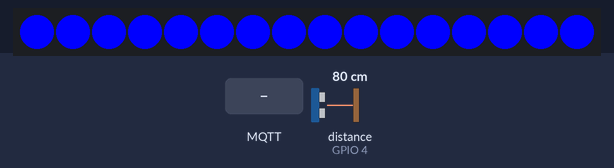
Simulated run of this sketch. Board: ESP32. Parts: 16 RGB LEDs in strip order, left to right. Wiring (inferred from the names in the program): ultrasonic range finder: trigger GPIO 2; echo GPIO 4. The test bench sets the inputs (shaded band); at power-on: distance to the obstacle (sensor on GPIO 4) 80 cm. The echo pulse lasts 58.3 µs per cm; WiFi joins after 1.5 s; servers stay silent unless stated; no MQTT or app messages arrive unless stated; what the sketch prints to the serial monitor is not drawn.

Above: at 0.6 s.
At 2.7 s:
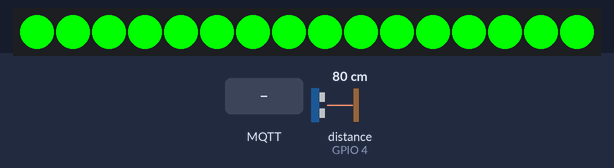
2.8 s: distance to the obstacle (sensor on GPIO 4) set to 56 cm
4.3 s: distance to the obstacle (sensor on GPIO 4) set to 45 cm
At 5.0 s:
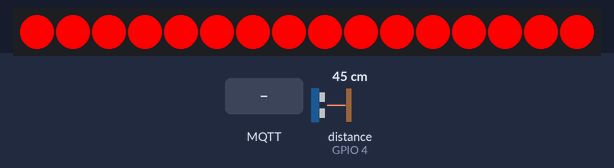
6.0 s: MQTT message "reserved" arrives on the first subscribed topic
8.1 s: distance to the obstacle (sensor on GPIO 4) set to 60 cm
At 9.1 s:
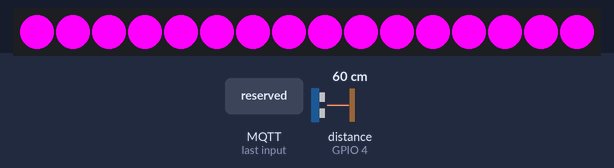
9.6 s: distance to the obstacle (sensor on GPIO 4) set to 2 cm
At 10.8 s:
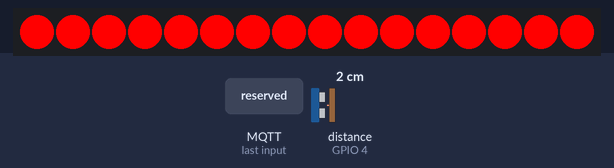
11.1 s: distance to the obstacle (sensor on GPIO 4) set to 120 cm
At 11.4 s:
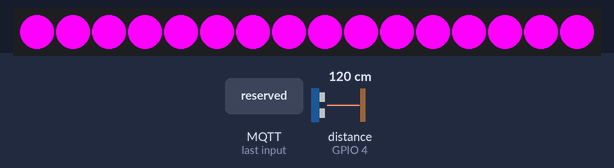
Timing chart, 0 to 13.6 s (numbered marks = the images above; inputs shaded):
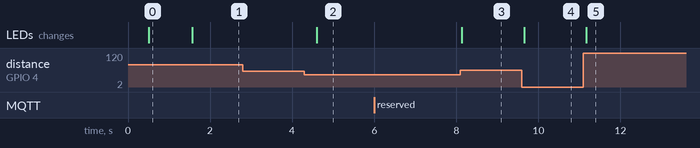

Measured:
- the behaviour switches between 51 and 50 cm on distance to the obstacle (sensor on GPIO 4) (found by bisection; images 1 and 2)
- after the input at 2.8 s, every drawn part: stays the same
- after the input at 4.3 s, the LEDs: change after 0.30 s (image 2)
- after the input at 6.0 s, every drawn part: stays the same
- after the input at 8.1 s, the LEDs: change at once (image 3)
- after the input at 9.6 s, the LEDs: change after 0.06 s (image 4)
- after the input at 11.1 s, the LEDs: change after 0.07 s (image 5)
- what the display in image 0 shows lasts 1.1 s, from 0.5 s to 1.6 s

The sketch:

parking_spot_3.ino
```cpp
#include <WiFi.h>
#include <PubSubClient.h>
#include <Adafruit_NeoPixel.h>

// ====== USER CONFIG ======
#define WIFI_SSID     "YOUR WIFI"
#define WIFI_PASS     "PASSWORD"

//  spot ID
#define SPOT_ID 4

// MQTT broker
#define MQTT_HOST     "COMPUTER IP"
#define MQTT_PORT     1883

// Pins
#define LED_PIN   15
#define NUMPIXELS 16
#define TRIG_PIN   2
#define ECHO_PIN   4

#define DIST_THRESHOLD_CM 50

Adafruit_NeoPixel pixels(NUMPIXELS, LED_PIN, NEO_GRB + NEO_KHZ800);
WiFiClient espClient;
PubSubClient mqtt(espClient);

bool reserved = false;

String topicSpot() { return String("parking/spot/") + String(SPOT_ID); }
String topicControl() { return String("parking/control/") + String(SPOT_ID); }

void setAll(uint8_t r, uint8_t g, uint8_t b) {
  for (int i = 0; i < NUMPIXELS; i++) {
    pixels.setPixelColor(i, pixels.Color(r, g, b));
  }
  pixels.show();
}

long readUltrasonicCm() {
  digitalWrite(TRIG_PIN, LOW); delayMicroseconds(3);
  digitalWrite(TRIG_PIN, HIGH); delayMicroseconds(10);
  digitalWrite(TRIG_PIN, LOW);
  long duration = pulseIn(ECHO_PIN, HIGH, 30000);
  if (duration == 0) return -1;
  return (long)(duration * 0.034 / 2.0);
}

void publishStatus(const char* status, float distance) {
  char payload[200];
  snprintf(payload, sizeof(payload),
    "{\"spot\":%d,\"status\":\"%s\",\"distance_cm\":%.1f,\"ip\":\"%s\"}",
    SPOT_ID, status, distance, WiFi.localIP().toString().c_str()
  );
  mqtt.publish(topicSpot().c_str(), payload, true);
  Serial.println(payload);
}

void mqttCallback(char* topic, byte* payload, unsigned int length) {
  String msg;
  for (unsigned int i = 0; i < length; i++) msg += (char)payload[i];
  msg.trim();
  if (msg == "reserved") {
    reserved = true;
  } else if (msg == "clear") {
    reserved = false;
  }
}

void wifiConnect() {
  WiFi.mode(WIFI_STA);
  WiFi.begin(WIFI_SSID, WIFI_PASS);
  Serial.print("WiFi connecting");
  while (WiFi.status() != WL_CONNECTED) {
    delay(500); Serial.print(".");
    setAll(0, 0, 255); // Blue = offline
  }
  Serial.println("\nWiFi connected");
}

void mqttReconnect() {
  while (!mqtt.connected()) {
    String clientId = "esp32-spot-" + String(SPOT_ID);
    if (mqtt.connect(clientId.c_str())) {
      mqtt.subscribe(topicControl().c_str());
      Serial.println("MQTT connected");
    } else {
      delay(2000);
    }
  }
}

void setup() {
  Serial.begin(115200);
  pinMode(TRIG_PIN, OUTPUT);
  pinMode(ECHO_PIN, INPUT);
  pixels.begin();
  pixels.clear();
  pixels.show();

  wifiConnect();
  mqtt.setServer(MQTT_HOST, MQTT_PORT);
  mqtt.setCallback(mqttCallback);
}

void loop() {
  if (WiFi.status() != WL_CONNECTED) {
    setAll(0, 0, 255); // Blue = offline
    wifiConnect();
  }
  if (!mqtt.connected()) mqttReconnect();
  mqtt.loop();

  long d = readUltrasonicCm();
  bool occupied = (d > 0 && d < DIST_THRESHOLD_CM);

  if (reserved) {
    if (occupied) {
      setAll(255, 0, 0); // Red
      publishStatus("reserved_occupied", d);
    } else {
      setAll(255, 0, 255); // Purple
      publishStatus("reserved_free", d);
    }
  } else {
    if (occupied) {
      setAll(255, 0, 0); // Red
      publishStatus("occupied", d);
    } else {
      setAll(0, 255, 0); // Green
      publishStatus("free", d);
    }
  }

  delay(500); // update every 0.5 sec for low latency
}
```
